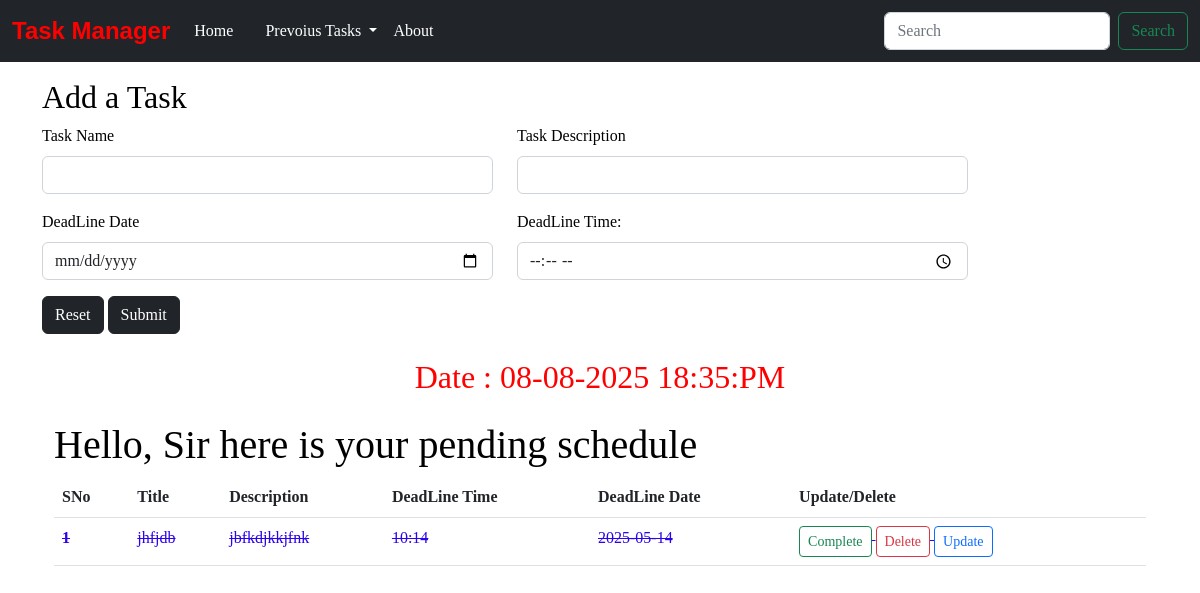
Before: / with the older database file.
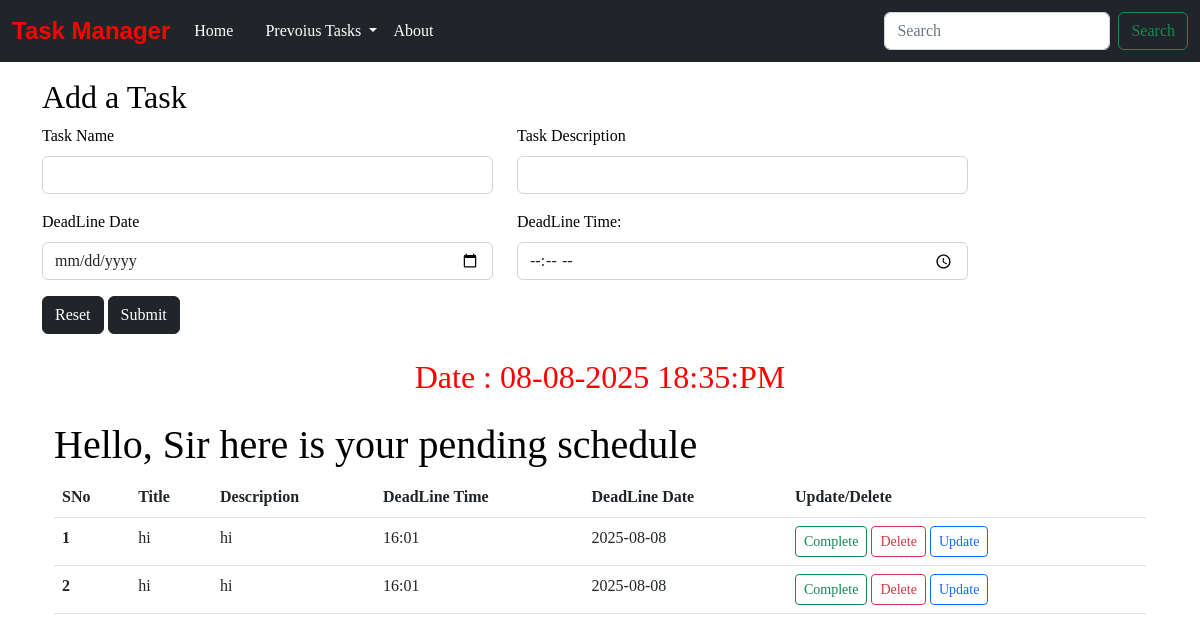
After: the same page with the newer database file.
### app.py (models this page shows, shortened)
class Todo(db.Model):
    sno = db.Column(db.Integer, primary_key=True)
    title = db.Column(db.String(200), nullable=False)
    desc = db.Column(db.String(500), nullable=False)
    time = db.Column(db.String(50))
    schedule_time = db.Column(db.String(50))
    completed = db.Column(db.Boolean, default=False)  # Track completion
    updated = db.Column(db.Boolean, default=False)

### app.py (the view, shortened to what this page needs)
@app.route('/', methods=['GET','POST'])
def hello_world():
    allTodo = Todo.query.all()
    xy= datetime.now()
    current_date = xy.strftime("%d-%m-%Y %H:%M:%p")
    return render_template('index.html', allTodo=allTodo,current_date=current_date )

### templates/index.html (shortened to what this page needs)
{% extends 'base.html' %}
{% block todos %}
<div class="container my-3">
  <h2>Add a Task</h2>
  <form action="/" method="POST">
    <div class="row mb-3">
        <div class="col-md-5">
            <label for="title" class="form-label">Task Name</label>
            <input type="text" class="form-control" name="title" required>
        </div>
        <div class="col-md-5">
            <label for="desc" class="form-label">Task Description</label>
            <input type="text" class="form-control" name="desc" required>
        </div>
    </div>
    <div class="row mb-3">
      <div class="col-md-5">
          <label for="tododate" class="form-label"> DeadLine Date</label>
          <input type="date" class="form-control" name="tododate">
      </div>
      <div class="col-md-5">
          <label for="time" class="form-label">DeadLine Time:</label>
          <input type="time" class="form-control" name="time" required>
      </div>
  </div>
    <input type="reset" class="btn btn-dark" value="Reset">
    <button type="submit" class="btn btn-dark">Submit</button>
    </form>
</div>
<div class="container mt-4">
  <div style="text-align: center;">
    <h2 style="color: red">Date : {{ current_date }}</h2>
  </div>
<div class="container mt-4">
  <h1>Hello, Sir here is your pending schedule</h1>
  {% if allTodo|length == 0 %}
  <div class="alert alert-danger" role="alert">
    <h6 class="font-monospace"><b><i>Please</i> add some good things</b></h6>
  </div>
  {% else %}
    <table class="table">
      <thead>
        <tr>
          <th scope="col">SNo</th>
          <th scope="col">Title</th>
          <th scope="col">Description</th>
          <th scope="col">DeadLine Time</th>
          <th scope="col">DeadLine Date</th>
          <th scope="col">Update/Delete</th>
        </tr>
      </thead>
      <tbody>
        {% for todo in allTodo %}
          <tr{% if todo.completed %} style="text-decoration: line-through; color: rgb(45, 2, 236);" {% endif %}>
            <th scope="row">{{ loop.index }}</th>
            <td>{{ todo.title }}</td>
            <td>{{ todo.desc }}</td>
            <td>{{todo.time}}</td>
            <td>{{todo.schedule_time}}</td>
            <td>
              <a href="/complete/{{ todo.sno }}" class="btn btn-outline-success btn-sm">Complete</a>
              <a href="/delete/{{ todo.sno }}" class="btn btn-outline-danger btn-sm">Delete</a>
              <a href="/update/{{ todo.sno }}" class="btn btn-outline-primary btn-sm">Update</a>
            </td>
          </tr>
        {% endfor %}
      </tbody>
    </table>
  {% endif %}
{% endblock todos %}

Changed rows visible on the page:
removed Todo: title "jhfjdb", desc "jbfkdjkkjfnk", time "10:14", schedule_time "2025-05-14", completed True (drawn)
added Todo: title "hi", desc "hi", time "16:01", schedule_time "2025-08-08"
added Todo: title "hi", desc "hi", time "16:01", schedule_time "2025-08-08"
